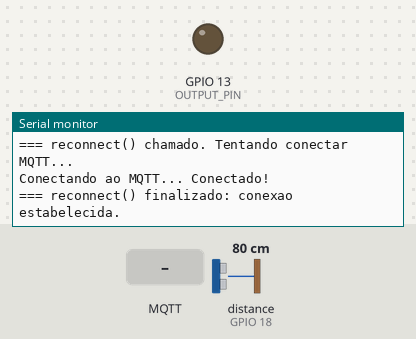
Recording of a sketch running on a simulated ESP8266 (NodeMCU). Shown: output pins drawn as LEDs (lit = HIGH), the last lines printed to the serial monitor. The test bench sets the inputs (shaded band); at power-on: distance to the obstacle (sensor on GPIO 18) 80 cm. The echo pulse lasts 58.3 µs per cm; WiFi joins after 1.5 s; servers stay silent unless stated; no MQTT or app messages arrive unless stated; pins used as bus, display or sensor lines are not drawn.

Above: at 2.7 s.
2.8 s: MQTT message "1" arrives on the first subscribed topic
At 4.3 s:
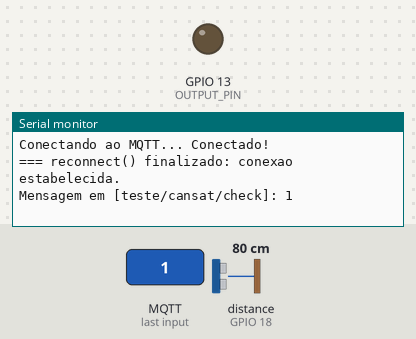
6.5 s: MQTT message "on" arrives on the first subscribed topic
At 7.1 s:
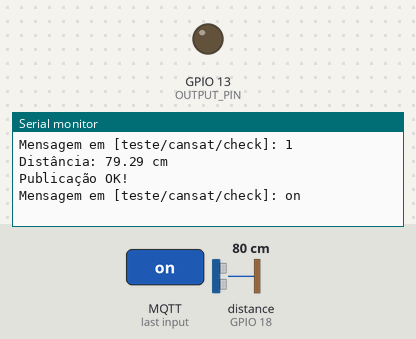
8.0 s: MQTT message "off" arrives on the first subscribed topic
At 9.4 s:
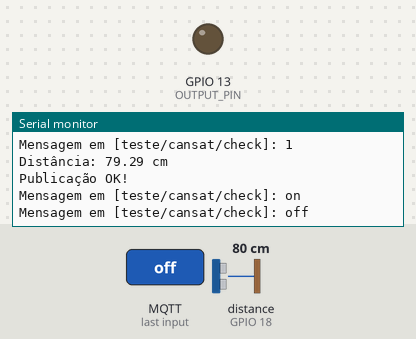

The sketch:

AP1.ino
```cpp
#include <ESP8266WiFi.h>
#include <PubSubClient.h>

#define OUTPUT_PIN 13
#define TRIG_PIN 5
#define ECHO_PIN 18

long duracao;
float distancia;

const char* ssid = "iPhone Muniz";
const char* password = "muniz2001";

const char* mqtt_server = "test.mosquitto.org";
const int mqtt_port = 1883;

WiFiClient espClient;
PubSubClient client(espClient);

unsigned long ultimaPublicacao = 0;
const unsigned long intervaloPublicacao = 5000;

void setup_wifi() {
  Serial.print("Conectando ao Wi-Fi: ");
  Serial.println(ssid);

  WiFi.begin(ssid, password);
  while (WiFi.status() != WL_CONNECTED) {
    delay(500);
    Serial.print('.');
  }

  Serial.println("\nWi-Fi conectado. IP local: ");
  Serial.println(WiFi.localIP());
}

void enviarDistancia() {
  digitalWrite(TRIG_PIN, LOW);
  delayMicroseconds(2);
  digitalWrite(TRIG_PIN, HIGH);
  delayMicroseconds(10);
  digitalWrite(TRIG_PIN, LOW);

  duracao = pulseIn(ECHO_PIN, HIGH);
  distancia = duracao * 0.034 / 2.0;

  Serial.print("Distância: ");
  Serial.print(distancia);
  Serial.println(" cm");


  char msg[10];
  dtostrf(distancia, 6, 2, msg);

  if (distancia < 10.0) {
    if (client.publish("teste/cansat/check", "Tem gente")) {
      Serial.println("Publicação OK!");
    } else {
      Serial.println("Falha ao publicar!");
    }
  } else {
    if (client.publish("teste/cansat/check", "Comodo vazio")) {
      Serial.println("Publicação OK!");
    } else {
      Serial.println("Falha ao publicar!");
    }
  }
}

void callback(char* topic, byte* payload, unsigned int length) {
  Serial.print("Mensagem em [");
  Serial.print(topic);
  Serial.print("]: ");
  for (int i = 0; i < length; i++) {
    Serial.print((char)payload[i]);
  }
  Serial.println();
}

void reconnect() {
  Serial.println("=== reconnect() chamado. Tentando conectar MQTT...");
  while (!client.connected()) {
    Serial.print("Conectando ao MQTT... ");
    if (client.connect("ESP32ClientTestMosquitto")) {
      Serial.println("Conectado!");
      client.subscribe("teste/cansat/check");
    }
    else {
      Serial.print("Falhou, rc=");
      Serial.print(client.state());
      Serial.println(". Tentando novamente em 5s...");
      delay(5000);
    }
  }
  Serial.println("=== reconnect() finalizado: conexao estabelecida.");
}

void setup() {
  Serial.begin(115200);
  pinMode(TRIG_PIN, OUTPUT);
  pinMode(ECHO_PIN, INPUT);
  pinMode(OUTPUT_PIN, OUTPUT);
  setup_wifi();
  client.setServer(mqtt_server, mqtt_port);
  client.setCallback(callback);
}

void loop() {
  if (!client.connected()) {
    reconnect();
  }
  client.loop();
  unsigned long agora = millis();
  if (agora - ultimaPublicacao >= intervaloPublicacao) {
    ultimaPublicacao = agora;
    enviarDistancia();
  }
}
```

Measured:
- after the input at 2.8 s, the serial monitor: prints a new line at once (image 1)
- after the input at 6.5 s, the serial monitor: prints a new line at once (image 2)
- after the input at 8.0 s, the serial monitor: prints a new line at once (image 3)
